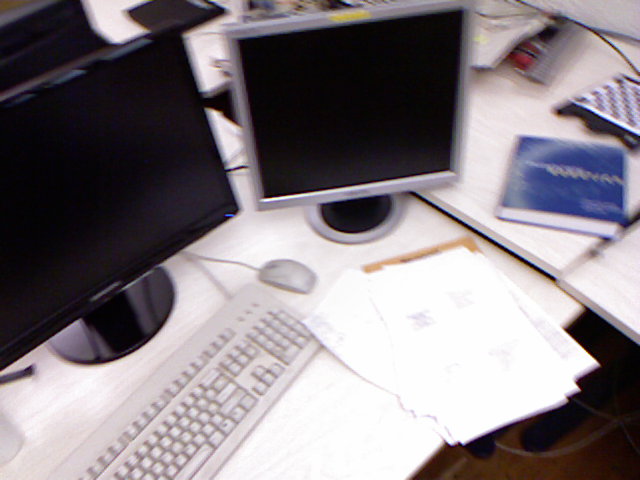
#> input picture cor.png, 640 x 480 px, given in place of cor.jpg, which was not available
$ python pointclenglish.py
#> lines starting #> are read from the running program, lines starting #| are printed output that depends on the picture; after the words box and inside, x2 and y2 are one past the last pixel; in counts of white or black regions, pixels touching at a corner belong together; pictures that were not available may be replaced by others from this repository, and a replacement may not be noted
import open3d as o3d
import numpy as np
import cv2
import matplotlib.pyplot as plt
import os
import sys
import json

# =========================================================================
## ⚙️ 1. PARÂMETROS E ARQUIVOS
# =========================================================================

COLOR_FILE = 'cor.jpg'
DISPARITY_FILE = 'gray.jpg'
PARAMS_JSON = 'map.json'
STEREO_PARAMS = 'stereo_params.npz'

# =========================================================================
## 🔧 2. FILTROS DE REDUÇÃO DE RUÍDO
# =========================================================================

def filter_depth_map(depth, method='bilateral', kernel_size=5):
    """
    Aplica filtros para reduzir ruído no mapa de profundidade.

    Args:
        depth: Mapa de profundidade (float32)
        method: 'bilateral', 'median', 'gaussian', 'morphology', 'combined'
        kernel_size: Tamanho do kernel (ímpar)

    Returns:
        depth_filtered: Mapa filtrado
    """

    print(f"\n🔧 Aplicando filtro: {method}")

    # Criar máscara de pixels válidos
    valid_mask = depth > 0

    if method == 'bilateral':
        # Filtro bilateral: suaviza mantendo bordas
        depth_filtered = cv2.bilateralFilter(
            depth.astype(np.float32),
            d=kernel_size,
            sigmaColor=50,
            sigmaSpace=50
        )

    elif method == 'median':
        # Filtro de mediana: remove ruído sal e pimenta
        depth_uint16 = (depth).astype(np.uint16)
        depth_filtered = cv2.medianBlur(depth_uint16, kernel_size)
        depth_filtered = depth_filtered.astype(np.float32)

    elif method == 'gaussian':
        # Filtro gaussiano: suavização simples
        depth_filtered = cv2.GaussianBlur(
            depth.astype(np.float32),
            (kernel_size, kernel_size),
            0
        )

    elif method == 'morphology':
        # Morphological closing: fecha pequenos buracos
        kernel = cv2.getStructuringElement(cv2.MORPH_ELLIPSE, (kernel_size, kernel_size))
        depth_uint16 = (depth).astype(np.uint16)
        depth_filtered = cv2.morphologyEx(depth_uint16, cv2.MORPH_CLOSE, kernel)
        depth_filtered = depth_filtered.astype(np.float32)

    elif method == 'combined':
        # Combinação de filtros
        print("   Passo 1: Mediana (remove ruído)")
        depth_uint16 = (depth).astype(np.uint16)
        depth_filtered = cv2.medianBlur(depth_uint16, 5)

        print("   Passo 2: Bilateral (suaviza mantendo bordas)")
        depth_filtered = cv2.bilateralFilter(
            depth_filtered.astype(np.float32),
            d=9,
            sigmaColor=75,
            sigmaSpace=75
        )

        print("   Passo 3: Morphology (fecha buracos)")
        kernel = cv2.getStructuringElement(cv2.MORPH_ELLIPSE, (5, 5))
        depth_uint16 = depth_filtered.astype(np.uint16)
        depth_filtered = cv2.morphologyEx(depth_uint16, cv2.MORPH_CLOSE, kernel)
        depth_filtered = depth_filtered.astype(np.float32)

    else:
        depth_filtered = depth

    # Restaurar zeros (pixels inválidos)
    depth_filtered[~valid_mask] = 0

    # Estatísticas
    valid_filtered = depth_filtered[valid_mask]
    if len(valid_filtered) > 0:
        print(f"   ✓ Após filtro: min={valid_filtered.min():.2f}, max={valid_filtered.max():.2f}")

    return depth_filtered


# [46 lines left out: functions fill_depth_holes, remove_outliers_depth, not called in this run]


# =========================================================================
## 📊 3. FUNÇÕES DE CARREGAMENTO
# =========================================================================

def load_disparity_map(gray_path, json_path):
    """Carrega mapa de disparidade e reverte normalização."""

    print(f"📂 Carregando disparidade: {gray_path}")
    disp_img = cv2.imread(gray_path, cv2.IMREAD_GRAYSCALE)

    if disp_img is None:
        print(f"❌ ERRO: Não foi possível carregar {gray_path}")
        return None

    print(f"   Shape: {disp_img.shape}, Range: {disp_img.min()}-{disp_img.max()}")

    # Tentar obter max_disp do JSON
    max_disp = 128

    if os.path.exists(json_path):
        try:
            with open(json_path, 'r') as f:
                params = json.load(f)

            if 'numDisparities' in params and params['numDisparities'] > 0:
                max_disp = params['numDisparities'] * 16
                print(f"   ✓ numDisparities do JSON: {params['numDisparities']} → max_disp = {max_disp}")
        except:
            pass

    if max_disp == 0:
        print("\n⚠️  numDisparities não encontrado ou zero no JSON")
        user_input = input(f"   Digite max_disp (Enter para {128}): ").strip()
        max_disp = float(user_input) if user_input else 128

    # Reverter normalização
    disparity = (disp_img.astype(np.float32) / 255.0) * max_disp
    disparity[disp_img == 0] = 0

    print(f"   ✓ Revertida: Range {disparity.min():.2f}-{disparity.max():.2f}")

    return disparity


def disparity_to_depth(disparity, focal_length, baseline):
    """Converte disparidade para profundidade."""

    print(f"\n🔄 Convertendo disparidade → profundidade")
    print(f"   Focal: {focal_length:.2f} pixels")
    print(f"   Baseline: {baseline:.2f} mm")

    depth = np.zeros_like(disparity, dtype=np.float32)

    valid_mask = disparity > 0
    depth[valid_mask] = (focal_length * baseline) / disparity[valid_mask]

    valid_depth = depth[valid_mask]
    if len(valid_depth) > 0:
        print(f"   ✓ Profundidade: min={valid_depth.min():.2f} mm, max={valid_depth.max():.2f} mm")
        print(f"   ✓ Pixels válidos: {np.sum(valid_mask):,} ({100*np.sum(valid_mask)/depth.size:.1f}%)")

    return depth


def load_camera_params(stereo_params_path, img_width, img_height):
    """Carrega parâmetros da câmera."""

    focal_length = None
    baseline = None
    cx = img_width / 2
    cy = img_height / 2

    if os.path.exists(stereo_params_path):
        print(f"\n📷 Carregando calibração: {stereo_params_path}")
        try:
            data = np.load(stereo_params_path)

            if 'mtx_L' in data:
                focal_length = float(data['mtx_L'][0, 0])
                cx = float(data['mtx_L'][0, 2])
                cy = float(data['mtx_L'][1, 2])
                print(f"   ✓ Focal: {focal_length:.2f} pixels")
                print(f"   ✓ Principal point: ({cx:.2f}, {cy:.2f})")

            if 'T' in data:
                baseline = float(np.linalg.norm(data['T']))
                print(f"   ✓ Baseline: {baseline:.2f} mm")

        except Exception as e:
            print(f"   ⚠️ Erro: {e}")

    if focal_length is None:
        focal_length = img_width
        print(f"   ⚠️ Usando focal estimado: {focal_length} pixels")

    if baseline is None:
        baseline = 600.0
        print(f"   ⚠️ Usando baseline estimado: {baseline} mm")

    return focal_length, baseline, cx, cy


# =========================================================================
## 🎯 4. SCRIPT PRINCIPAL
# =========================================================================

if __name__ == "__main__":

    print("="*70)
    print("🚀 RECONSTRUÇÃO 3D - COM REDUÇÃO DE RUÍDO")
    print("="*70)

    # --- Verificar arquivos ---
    print("\n📁 Verificando arquivos...")

    if not os.path.exists(COLOR_FILE):
        print(f"❌ ERRO: {COLOR_FILE} não encontrado")
        sys.exit(1)

    if not os.path.exists(DISPARITY_FILE):
        print(f"❌ ERRO: {DISPARITY_FILE} não encontrado")
        sys.exit(1)

    print(f"   ✓ {COLOR_FILE}")
    print(f"   ✓ {DISPARITY_FILE}")

    # --- 1. Carregar imagem RGB ---
    print("\n" + "="*70)
    print("1️⃣  CARREGANDO IMAGEM RGB")
    print("="*70)

    color_bgr = cv2.imread(COLOR_FILE)
#> color_bgr is the input picture: shape (480, 640, 3); mean B, G, R 130.4, 125.7, 132.8
    if color_bgr is None:
        print(f"❌ ERRO: Não foi possível carregar {COLOR_FILE}")
        sys.exit(1)

    color_rgb = cv2.cvtColor(color_bgr, cv2.COLOR_BGR2RGB)
    height, width = color_rgb.shape[:2]
#> height = 480; width = 640
    print(f"✓ Imagem carregada: {width}×{height} pixels")
#| ✓ Imagem carregada: 640×480 pixels

    # --- 2. Carregar disparidade ---
    print("\n" + "="*70)
    print("2️⃣  CARREGANDO DISPARIDADE")
    print("="*70)

    disparity = load_disparity_map(DISPARITY_FILE, PARAMS_JSON)
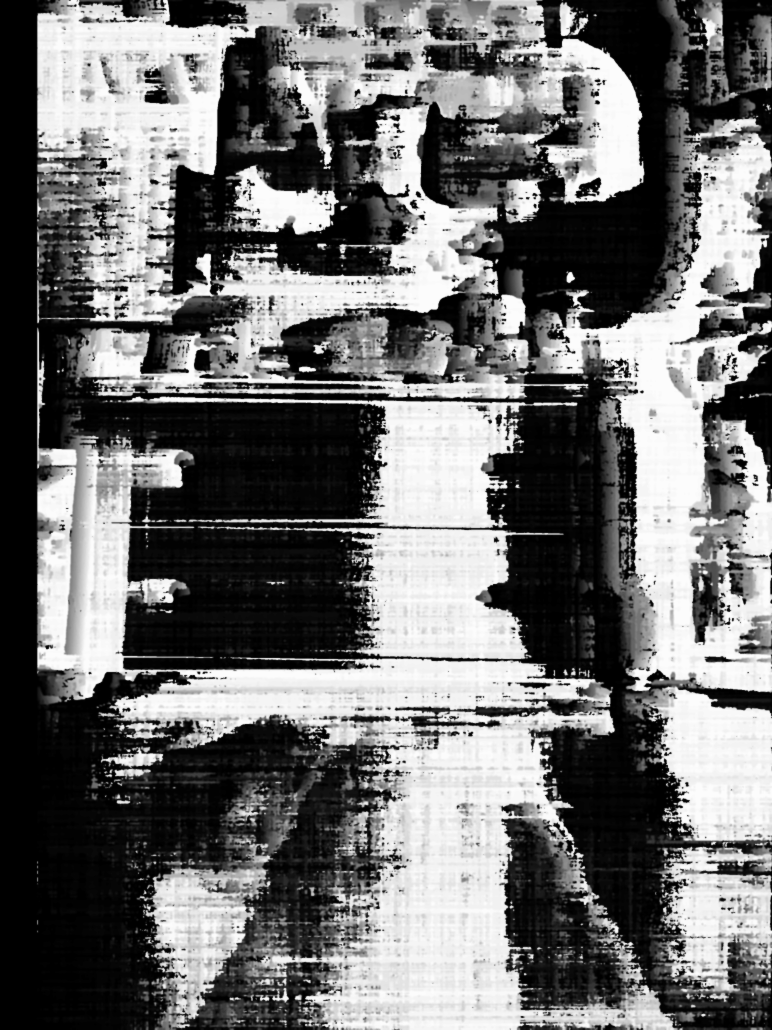
#> input picture 3d/gray.jpg, 2316 x 3088 px (shown at 1/3 size)
#> in load_disparity_map, disp_img is the input picture: shape (3088, 2316); min 0, max 255, mean 111.3
#|    Shape: (3088, 2316), Range: 0-255
#> in load_disparity_map, `disparity = (disp_img.astype(np.float32) / 255.0) * max_disp`:
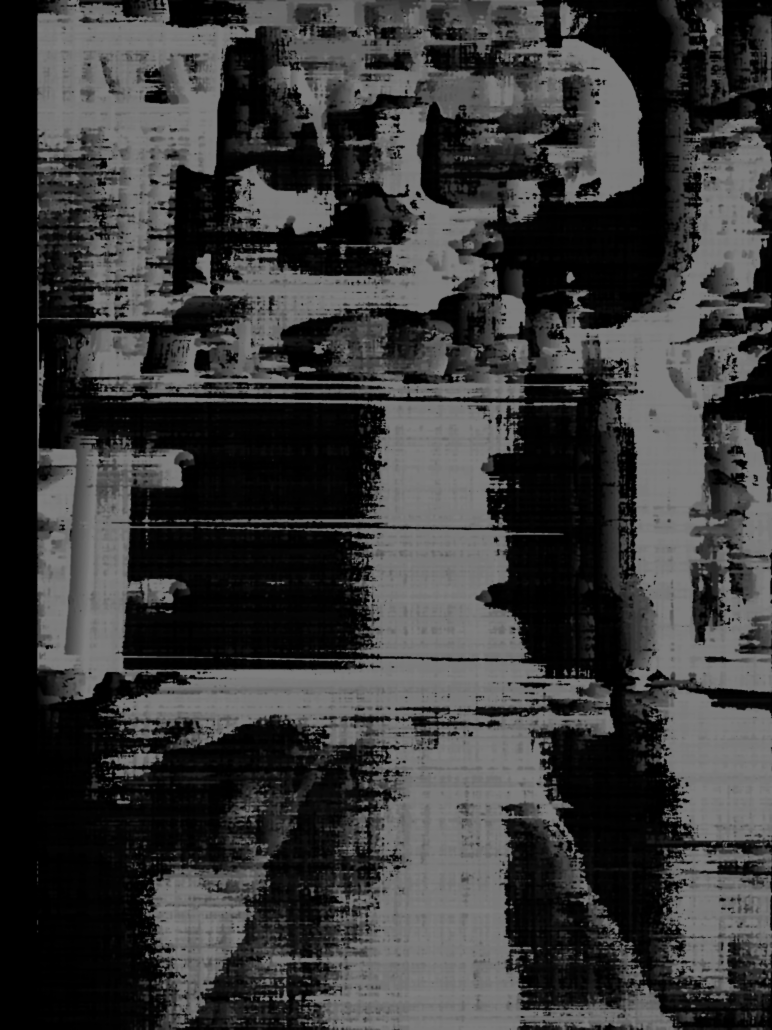
#> disparity: shape (3088, 2316) float32 (shown at 1/3 size); min 0, max 128, mean 55.9
#|    ✓ Revertida: Range 0.00-128.00
    if disparity is None:
        sys.exit(1)

    if disparity.shape != (height, width):
        print(f"\n⚠️  Redimensionando disparidade de {disparity.shape} para {(height, width)}")
#| ⚠️  Redimensionando disparidade de (3088, 2316) para (480, 640)
        disparity = cv2.resize(disparity, (width, height))
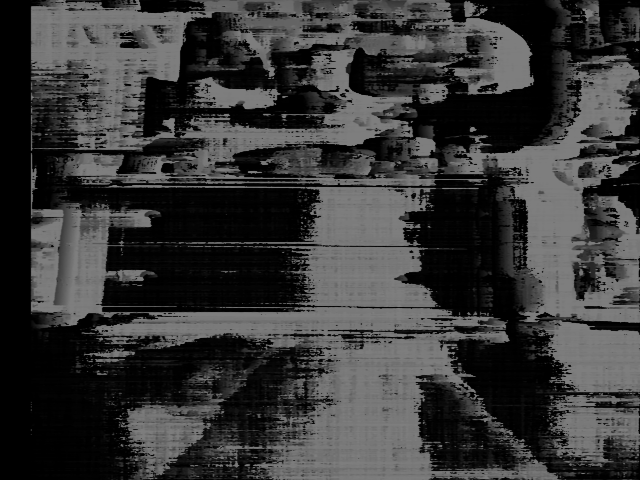
#> disparity: shape (480, 640) float32; min 0, max 127.9, mean 55.9

    # --- 3. Parâmetros da câmera ---
    print("\n" + "="*70)
    print("3️⃣  PARÂMETROS DA CÂMERA")
    print("="*70)

    focal_length, baseline, cx, cy = load_camera_params(STEREO_PARAMS, width, height)
#> (reads calib/stereo_params.npz from the repository)
#> focal_length = 1502.2; baseline = 331.5; cx = 725.4; cy = 981.8

    # --- 4. Converter para profundidade ---
    print("\n" + "="*70)
    print("4️⃣  CONVERSÃO DISPARIDADE → PROFUNDIDADE")
    print("="*70)

    depth_raw = disparity_to_depth(disparity, focal_length, baseline)
#|    Focal: 1502.22 pixels
#|    Baseline: 331.55 mm
#> in disparity_to_depth, `valid_mask = disparity > 0`:
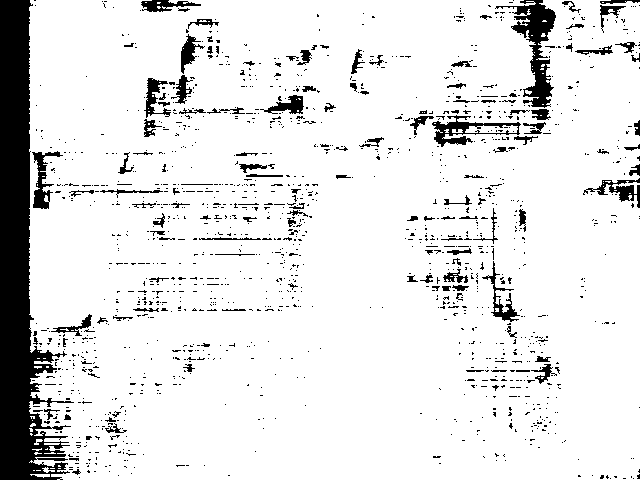
#> valid_mask: shape (480, 640) bool; 89.1% white; 1429 black regions (1302 under 20 px), largest, box (x1, y1, x2, y2) and area: (0, 0, 74, 480) 16253, (495, 0, 556, 108) 2139, (432, 115, 521, 147) 876
#|    ✓ Profundidade: min=3892.87 mm, max=19050616832.00 mm
#|    ✓ Pixels válidos: 273,727 (89.1%)

    # --- 5. APLICAR FILTROS ---
    print("\n" + "="*70)
    print("5️⃣  REDUÇÃO DE RUÍDO")
    print("="*70)

    print("\nEscolha o nível de filtragem:")
    print("  [1] Leve    - Bilateral apenas (rápido)")
    print("  [2] Médio   - Bilateral + Mediana (recomendado)")
    print("  [3] Pesado  - Combinado + Preenchimento (mais lento)")
    print("  [4] Nenhum  - Sem filtros")

    choice = input("\nEscolha (1/2/3/4): ").strip() or "2"
#> the answer given: 1

    if choice == "1":
        depth_filtered = filter_depth_map(depth_raw, method='bilateral', kernel_size=9)
#|    ✓ Após filtro: min=3904.12, max=19050616832.00
    elif choice == "2":
        depth_temp = filter_depth_map(depth_raw, method='median', kernel_size=5)
        depth_filtered = filter_depth_map(depth_temp, method='bilateral', kernel_size=9)
    elif choice == "3":
        depth_filtered = filter_depth_map(depth_raw, method='combined')
        depth_filtered = fill_depth_holes(depth_filtered, max_hole_size=5)
        depth_filtered = remove_outliers_depth(depth_filtered, threshold=2.5)
    else:
        depth_filtered = depth_raw
        print("   ⚠️ Sem filtros aplicados")

    # --- 6. Visualização 2D (Antes vs Depois) ---
    print("\n" + "="*70)
    print("6️⃣  VISUALIZAÇÃO 2D")
    print("="*70)

    plt.figure(figsize=(15, 10))

    # RGB
    plt.subplot(2, 3, 1)
    plt.title('Imagem RGB')
    plt.imshow(color_rgb)
    plt.axis('off')

    # Disparidade
    plt.subplot(2, 3, 2)
    plt.title('Disparidade (pixels)')
    plt.imshow(disparity, cmap='jet')
    plt.colorbar()
    plt.axis('off')

    # Profundidade RAW
    plt.subplot(2, 3, 3)
    plt.title('Profundidade RAW (mm)')
    depth_display_raw = np.copy(depth_raw)
    depth_display_raw[depth_display_raw == 0] = np.nan
#> depth_display_raw: shape (480, 640) float32; 10.9% of the values are NaN or infinite; the others: min 3892.9, max 1.91e+10, mean 537589.8
    plt.imshow(depth_display_raw, cmap='jet')
    plt.colorbar()
    plt.axis('off')

    # Profundidade FILTRADA
    plt.subplot(2, 3, 6)
    plt.title('Profundidade FILTRADA (mm)')
    depth_display_filtered = np.copy(depth_filtered)
    depth_display_filtered[depth_display_filtered == 0] = np.nan
#> depth_display_filtered: shape (480, 640) float32; 10.9% of the values are NaN or infinite; the others: min 3904.1, max 1.91e+10, mean 537589.2
    im = plt.imshow(depth_display_filtered, cmap='jet')
    plt.colorbar()
    plt.axis('off')

    # Comparação (diferença)
    plt.subplot(2, 3, 5)
    plt.title('Diferença (Filtrada - Raw)')
    diff = np.abs(depth_filtered - depth_raw)
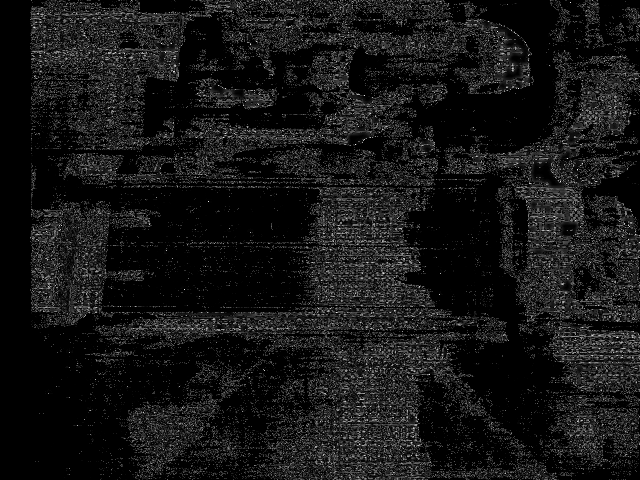
#> diff: shape (480, 640) float32; min 0, max 73.15, mean 6.3; drawn with min black and max white
    diff[depth_raw == 0] = 0
    plt.imshow(diff, cmap='hot')
    plt.colorbar()
    plt.axis('off')

    plt.tight_layout()
    plt.show()
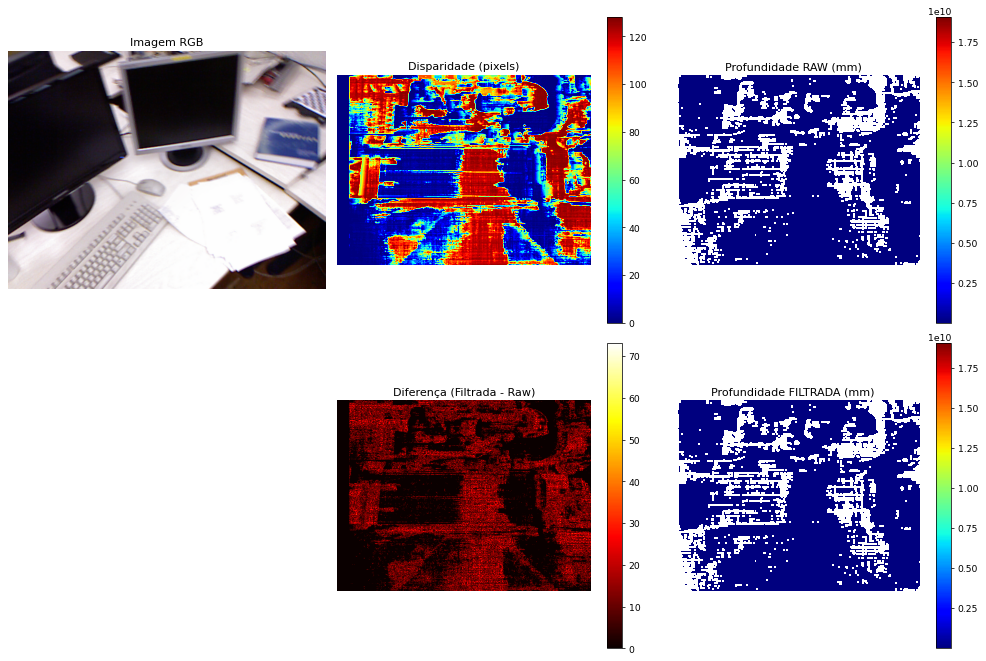
#> figure drawn by matplotlib, 9 panels

    # --- 7. Criar RGBDImage ---
    print("\n" + "="*70)
    print("7️⃣  CRIANDO RGBD IMAGE")
    print("="*70)

    color_o3d = o3d.geometry.Image(color_rgb.astype(np.uint8))
    depth_o3d = o3d.geometry.Image(depth_filtered.astype(np.float32))

    depth_trunc = np.nanpercentile(depth_filtered[depth_filtered > 0], 95) * 1.2
#> depth_trunc = 595331.9

    print(f"   depth_trunc = {depth_trunc:.2f} mm")
#|    depth_trunc = 595331.89 mm

    rgbd_image = o3d.geometry.RGBDImage.create_from_color_and_depth(
        color_o3d,
        depth_o3d,
        depth_scale=1.0,
        depth_trunc=depth_trunc,
        convert_rgb_to_intensity=False
    )

    print(f"✓ RGBDImage criado")

    # --- 8. Parâmetros intrínsecos ---
    print("\n" + "="*70)
    print("8️⃣  PARÂMETROS INTRÍNSECOS")
    print("="*70)

    intrinsic = o3d.camera.PinholeCameraIntrinsic(
        width, height,
        focal_length, focal_length,
        cx, cy
    )

    print(f"   Width: {width}, Height: {height}")
#|    Width: 640, Height: 480
    print(f"   Focal: {focal_length:.2f}")
#|    Focal: 1502.22
    print(f"   Principal: ({cx:.2f}, {cy:.2f})")
#|    Principal: (725.39, 981.81)

    # --- 9. Criar nuvem de pontos ---
    print("\n" + "="*70)
    print("9️⃣  GERANDO NUVEM DE PONTOS 3D")
    print("="*70)

    pcd = o3d.geometry.PointCloud.create_from_rgbd_image(
        rgbd_image,
        intrinsic
    )

    pcd.transform([[1, 0, 0, 0],
                   [0, -1, 0, 0],
                   [0, 0, -1, 0],
                   [0, 0, 0, 1]])

#> (the run stopped early here; a loop or call above may not have finished)
